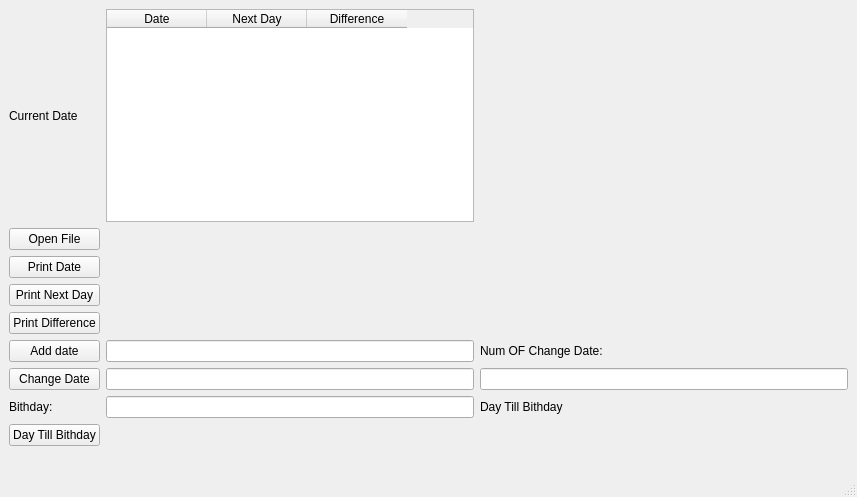
<?xml version="1.0" encoding="UTF-8"?>
<ui version="4.0">
 <class>MainWindow</class>
 <widget class="QMainWindow" name="MainWindow">
  <property name="geometry">
   <rect>
    <x>0</x>
    <y>0</y>
    <width>857</width>
    <height>497</height>
   </rect>
  </property>
  <property name="windowTitle">
   <string>MainWindow</string>
  </property>
  <widget class="QWidget" name="centralwidget">
   <layout class="QGridLayout" name="gridLayout_2">
    <item row="0" column="0">
     <layout class="QGridLayout" name="gridLayout">
      <item row="6" column="0">
       <widget class="QPushButton" name="ChangeDate">
        <property name="text">
         <string>Change Date</string>
        </property>
       </widget>
      </item>
      <item row="5" column="1">
       <widget class="QLineEdit" name="NewDate"/>
      </item>
      <item row="6" column="1">
       <widget class="QLineEdit" name="Change"/>
      </item>
      <item row="4" column="0">
       <widget class="QPushButton" name="PrintDifference">
        <property name="text">
         <string>Print Difference</string>
        </property>
       </widget>
      </item>
      <item row="3" column="0">
       <widget class="QPushButton" name="PrintNextDay">
        <property name="text">
         <string>Print Next Day</string>
        </property>
       </widget>
      </item>
      <item row="0" column="1">
       <widget class="QTableWidget" name="tableWidget">
        <column>
         <property name="text">
          <string>Date</string>
         </property>
        </column>
        <column>
         <property name="text">
          <string>Next Day</string>
         </property>
        </column>
        <column>
         <property name="text">
          <string>Difference</string>
         </property>
        </column>
       </widget>
      </item>
      <item row="2" column="0">
       <widget class="QPushButton" name="PrintDate">
        <property name="text">
         <string>Print Date</string>
        </property>
       </widget>
      </item>
      <item row="5" column="0">
       <widget class="QPushButton" name="AddDate">
        <property name="text">
         <string>Add date</string>
        </property>
       </widget>
      </item>
      <item row="7" column="2">
       <widget class="QLabel" name="DayTillBithday">
        <property name="text">
         <string>Day Till Bithday</string>
        </property>
       </widget>
      </item>
      <item row="0" column="0">
       <widget class="QLabel" name="CurrentDate">
        <property name="text">
         <string>Current Date</string>
        </property>
       </widget>
      </item>
      <item row="7" column="1">
       <widget class="QLineEdit" name="Bithday"/>
      </item>
      <item row="6" column="2">
       <widget class="QLineEdit" name="NumOfDate"/>
      </item>
      <item row="7" column="0">
       <widget class="QLabel" name="label">
        <property name="text">
         <string>Bithday:</string>
        </property>
       </widget>
      </item>
      <item row="1" column="0">
       <widget class="QPushButton" name="open">
        <property name="text">
         <string>Open File</string>
        </property>
       </widget>
      </item>
      <item row="8" column="0">
       <widget class="QPushButton" name="ToBith">
        <property name="text">
         <string>Day Till Bithday</string>
        </property>
       </widget>
      </item>
      <item row="5" column="2">
       <widget class="QLabel" name="label_3">
        <property name="text">
         <string>Num OF Change Date:</string>
        </property>
       </widget>
      </item>
     </layout>
    </item>
    <item row="1" column="0">
     <widget class="QLabel" name="Output">
      <property name="text">
       <string/>
      </property>
     </widget>
    </item>
   </layout>
  </widget>
  <widget class="QMenuBar" name="menubar">
   <property name="geometry">
    <rect>
     <x>0</x>
     <y>0</y>
     <width>857</width>
     <height>23</height>
    </rect>
   </property>
  </widget>
  <widget class="QStatusBar" name="statusbar"/>
 </widget>
 <resources/>
 <connections/>
</ui>
